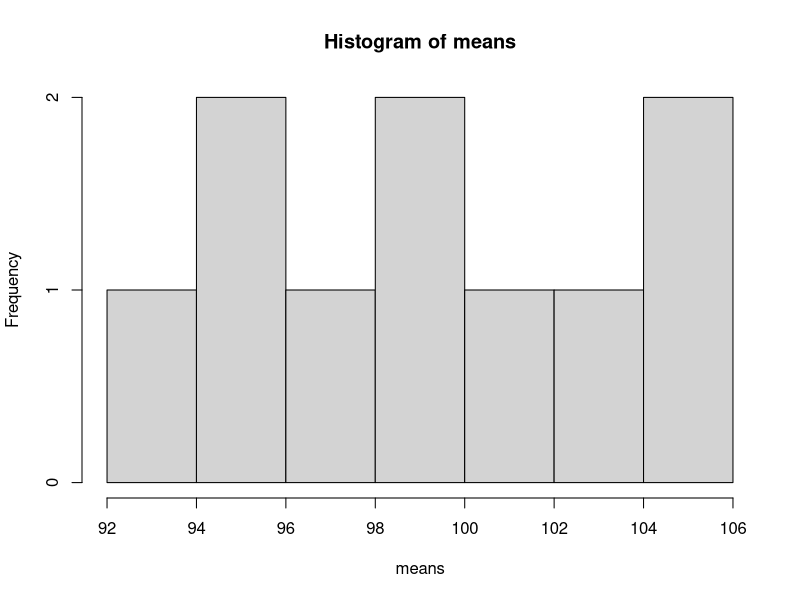
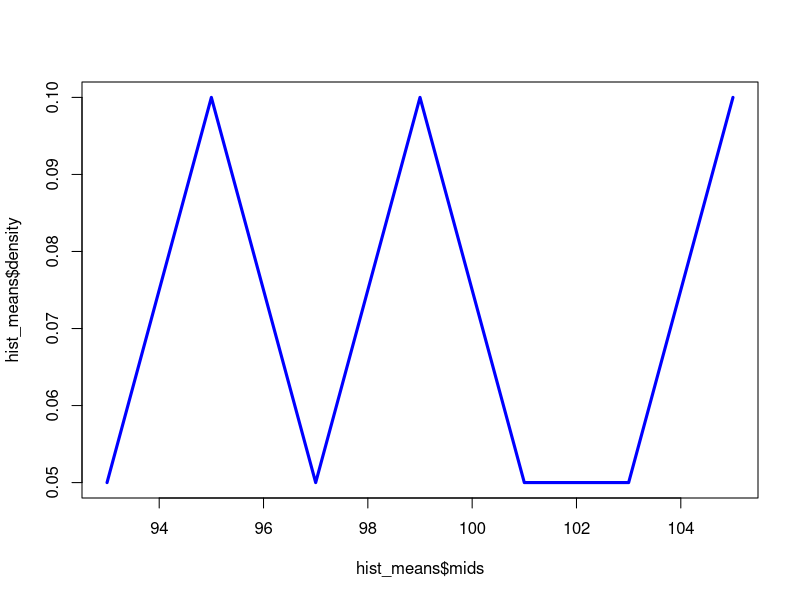
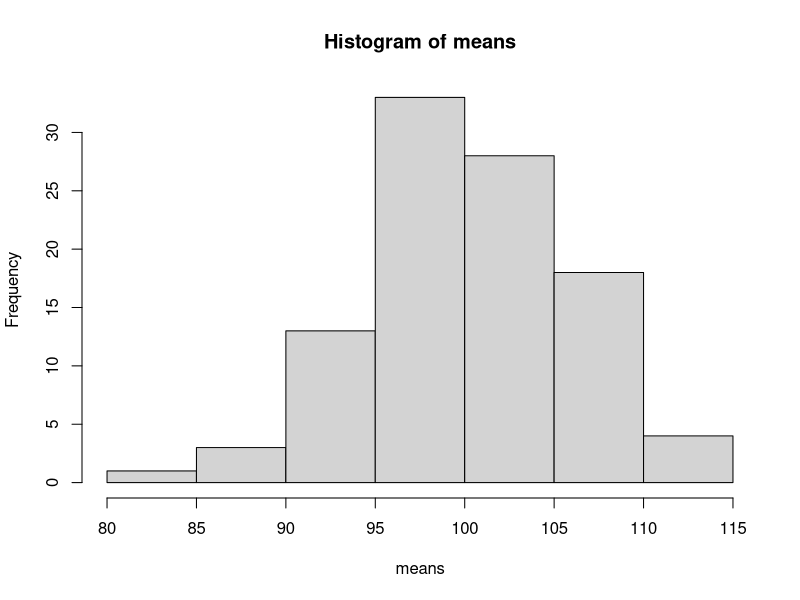
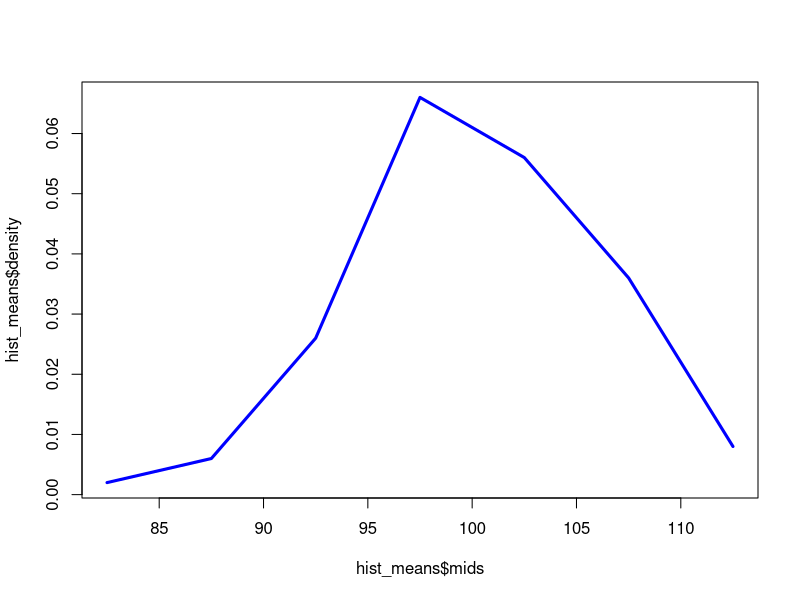
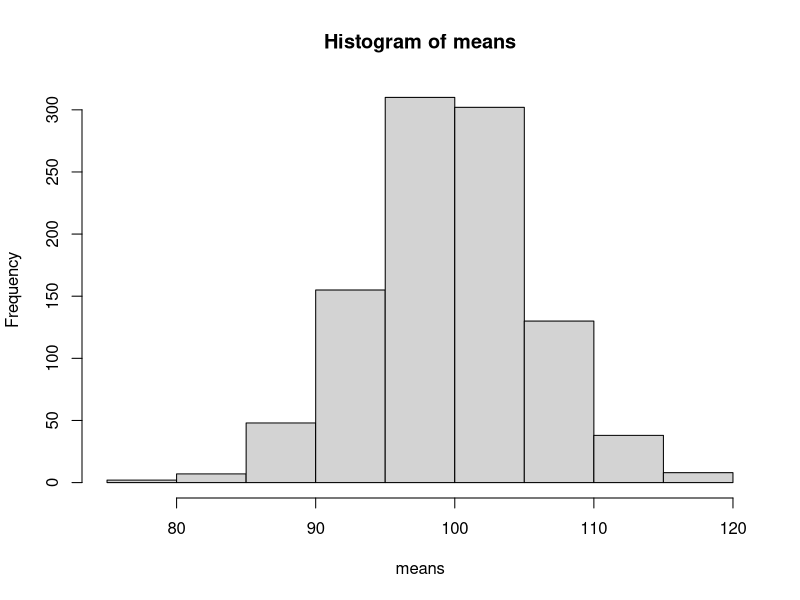
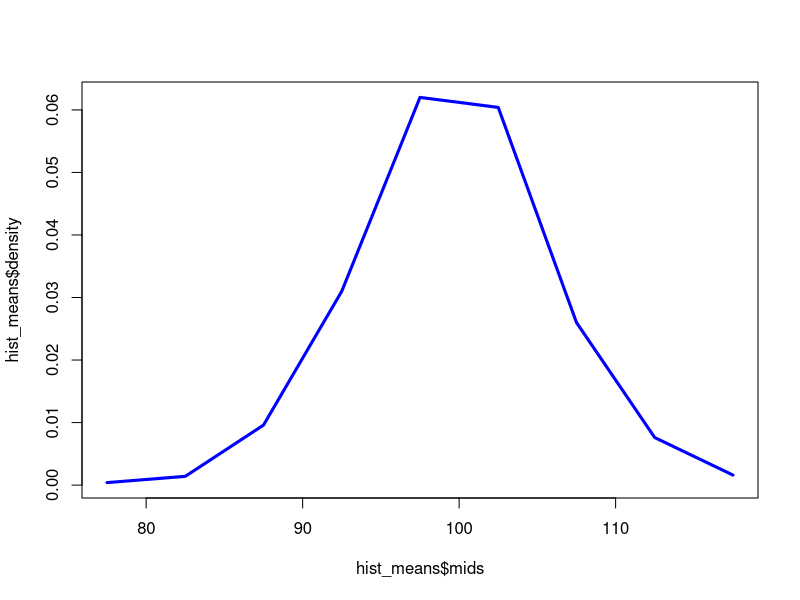
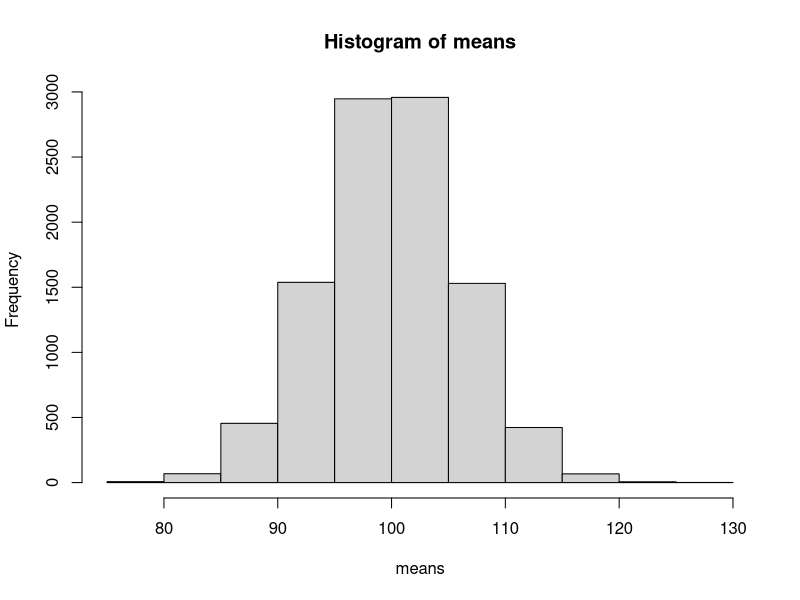
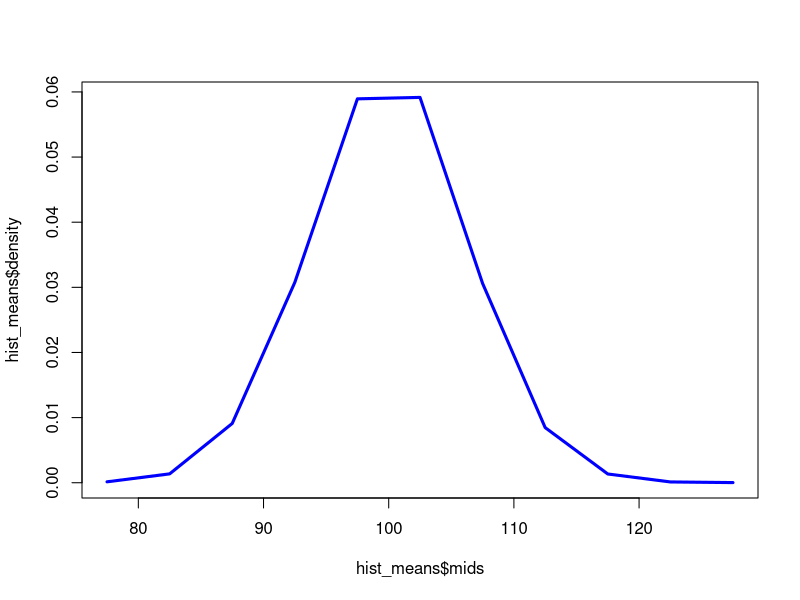

The R script that drew these images, in order: (Note: this script raises an error after producing the figures.)
## ---- chunk 1
sample_sizes <- c(1, 5, 10, 100, 1000, 10000)
experiment_sizes <- c(10, 100, 1000, 10000, 100000)

means <- 0 
std <- 0
j <- 0

for (x in 1:5) {
  j <- experiment_sizes[x]
  for (i in 1:j) {
    IQ.n <- round(rnorm(n=sample_sizes, mean = 100, sd = 15))
    means[i] <- mean(IQ.n)
    std[i] <- sd(IQ.n)
}
hist_means <- hist(means)
plot(hist_means$mids, hist_means$density, type='l',col='blue',lwd=3 )
  
}
## ---- chunk 2
means <- 0 #Initializing vector # i =no. of samples/experiment size
for (i in 1:10) {
  IQ.n <- round(rnorm(n=1, mean = 100, sd = 15))
  s[i] <- sqrt(((IQ.n-mean(IQ.n))^2)/length(IQ.n))
  means[i] <- mean(IQ.n)
}
hist_means <- hist(means)
hist_sd <- hist(s)
plot(hist_means$mids, hist_means$density, type='l',col='blue',lwd=3 )
## ---- chunk 3
means <- 0 #Initializing vector # i =no. of samples/experiment size
ssd <- 0
for (i in 1:10) {
  IQ.n <- round(rnorm(n=1, mean = 100, sd = 15))
  s[i] <- ((IQ.n-mean(IQ.n))^2)/length(IQ.n)
  ssd[i] <- sd(IQ.n)
  means[i] <- mean(IQ.n)
}
hist_means <- hist(means)
hist_sd <- hist(s)
hist_ssd <- hist(ssd)
plot(hist_means$mids, hist_means$density, type='l',col='blue',lwd=3 )
